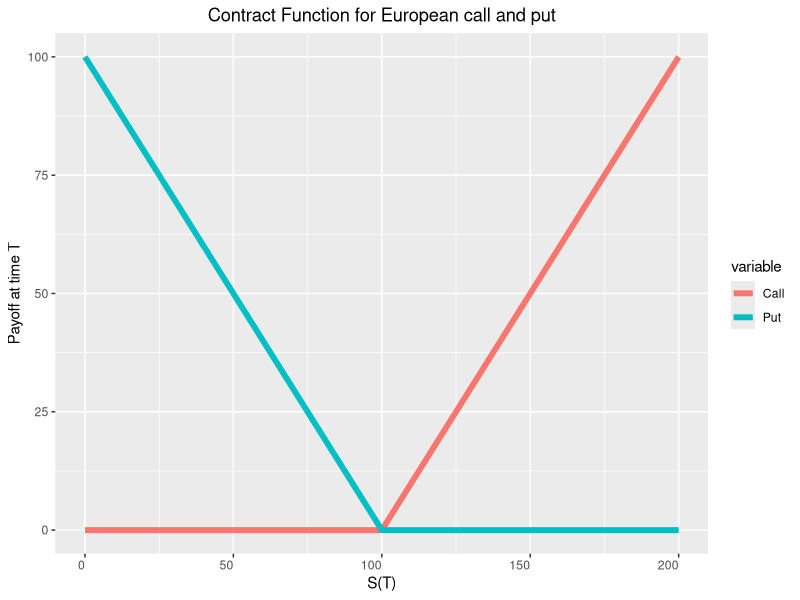
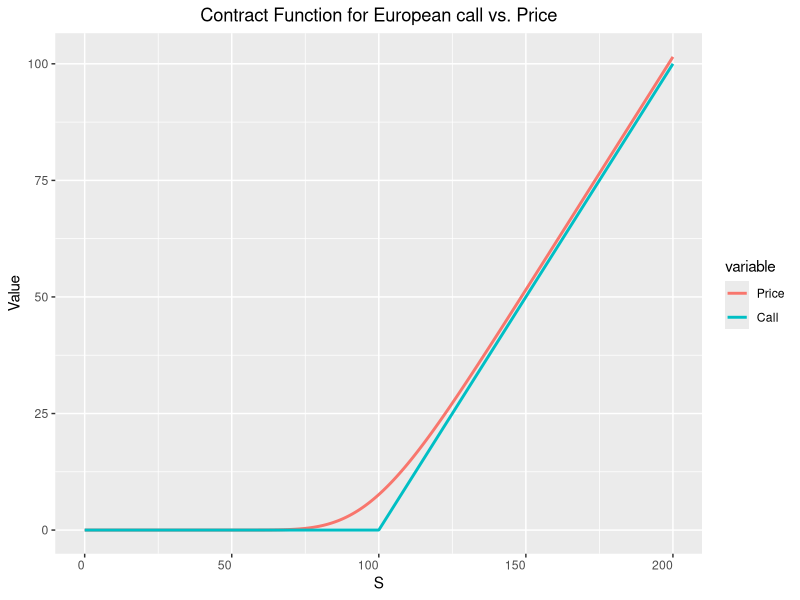

Here is the R script that generated these plots, in order:


rm(list=ls())

library(ggplot2)
library(timeDate)
library(reshape2)


### Illustrate payoffs for call and put
# Strike(s)

K <- 100

S <- seq(0,200,length=1000)

payoff_call <- pmax(S-K, 0)
payoff_put <- pmax(K-S, 0)

df <- data.frame(S=S, Call=payoff_call, Put=payoff_put)
df_melt = melt(df, id = "S")

ggplot(data=df_melt, aes(x=S, y=value, color=variable)) + 
  geom_line(size=2) +
  xlab("S(T)") +
  ylab("Payoff at time T") +
  theme(plot.title = element_text(hjust = 0.5)) +
  ggtitle("Contract Function for European call and put")+
  theme(plot.title = element_text(lineheight=0.8) # face="bold"
        ,axis.text.x = element_text(angle = 0, hjust = 1,vjust=1))


### Illustrate 

# Function
d1 <- function(S,K,r,q,sigma,tau){
  (log(S/K)+(r-q)*tau + 1/2*sigma^2*tau)/(sigma*sqrt(tau))
}


d2 <- function(S,K,r,q,sigma,tau){
  d1(S,K,r,q,sigma,tau) - sigma*sqrt(tau)
}


C <- function(S,K,r,q,sigma,tau,option="Call"){
  d1 <- d1(S,K,r,q,sigma,tau)
  d2 <- d2(S,K,r,q,sigma,tau)
  
  if (option=="Call"){
    result <- exp(-q*tau)*S*pnorm(d1) - K*exp(-r*tau)*pnorm(d2)
  }
  
  if (option=="Put"){
    result <-  exp(-q*tau)*S*pnorm(d1) - K*exp(-r*tau)*pnorm(d2) -exp(-q*tau)*S + K*exp(-r*tau)
  }
  result
}
C <- Vectorize(C)

# Set parameters
r <- 0.02
sigma <- 0.2
T <- 1
t <- 1/4
tau <- T -t
q <- 0 # dividender

df$Price <- C(S=S, K=K, r=r, q=0, sigma=sigma, tau=tau)

df_melt_2 <- melt(df, id = "S", measure.vars = c("Price", "Call"))

ggplot(data=df_melt_2, aes(x=S, y=value, color=variable)) + 
  geom_line(size=1) +
  xlab("S") +
  ylab("Value") +
  theme(plot.title = element_text(hjust = 0.5)) +
  ggtitle("Contract Function for European call vs. Price")+
  theme(plot.title = element_text(lineheight=0.8) # face="bold"
        ,axis.text.x = element_text(angle = 0, hjust = 1,vjust=1))

C(S=110, K=K, r=r, q=0, sigma=sigma, tau=tau)

# Monte Carlo

N <- 10000     # Numer of simulations (simulated payoffs)
m <- 1000     # Number of evaluations for each simulated path
tau <- T -t 
dt <- tau/(m)   # Equidistant time step for each simulated path

 # Vector to save simulated payoffs
S0 <- c(90,100,110)
call_prices <- numeric(length(S0))
for (j in 1:length(S0)){
  
  payoff_vec <- numeric(N)
  for (i in 1:N){
    # Simulate under Q-measure (Q-dynamics)
    Z <- rnorm(m, mean=0, sd=1) 
    X <- cumsum((r-1/2*sigma^2)*dt + sigma*sqrt(dt)*Z)
    S <- c(S0[j],S0[j]*exp(X))
    
    # Compute simulated payoff at time T
    payoff_vec[i] <- max(S[m+1]-K, 0)
  }
  call_prices[j] <- mean(payoff_vec)
}
exp(-r*tau)* call_prices

# Discount average and get Monte Carlo price
price_mc <- exp(-r*tau)*mean(payoff_vec)
price_mc
exp(-r*tau)
